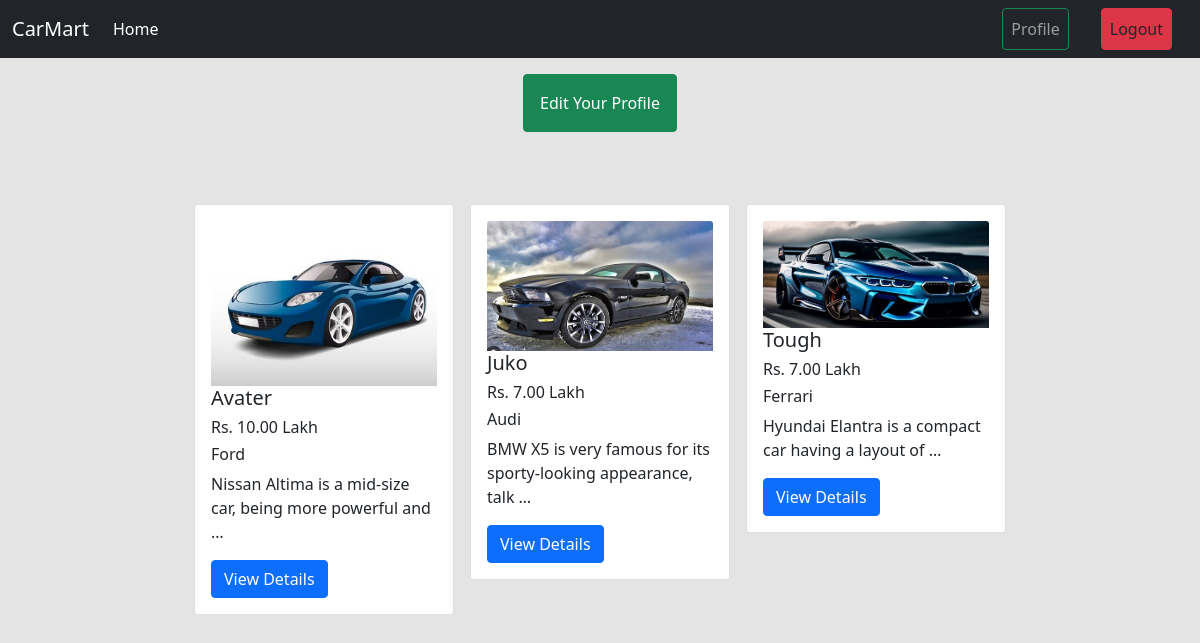
The app's page /authors/profile/ (signed in), older data.
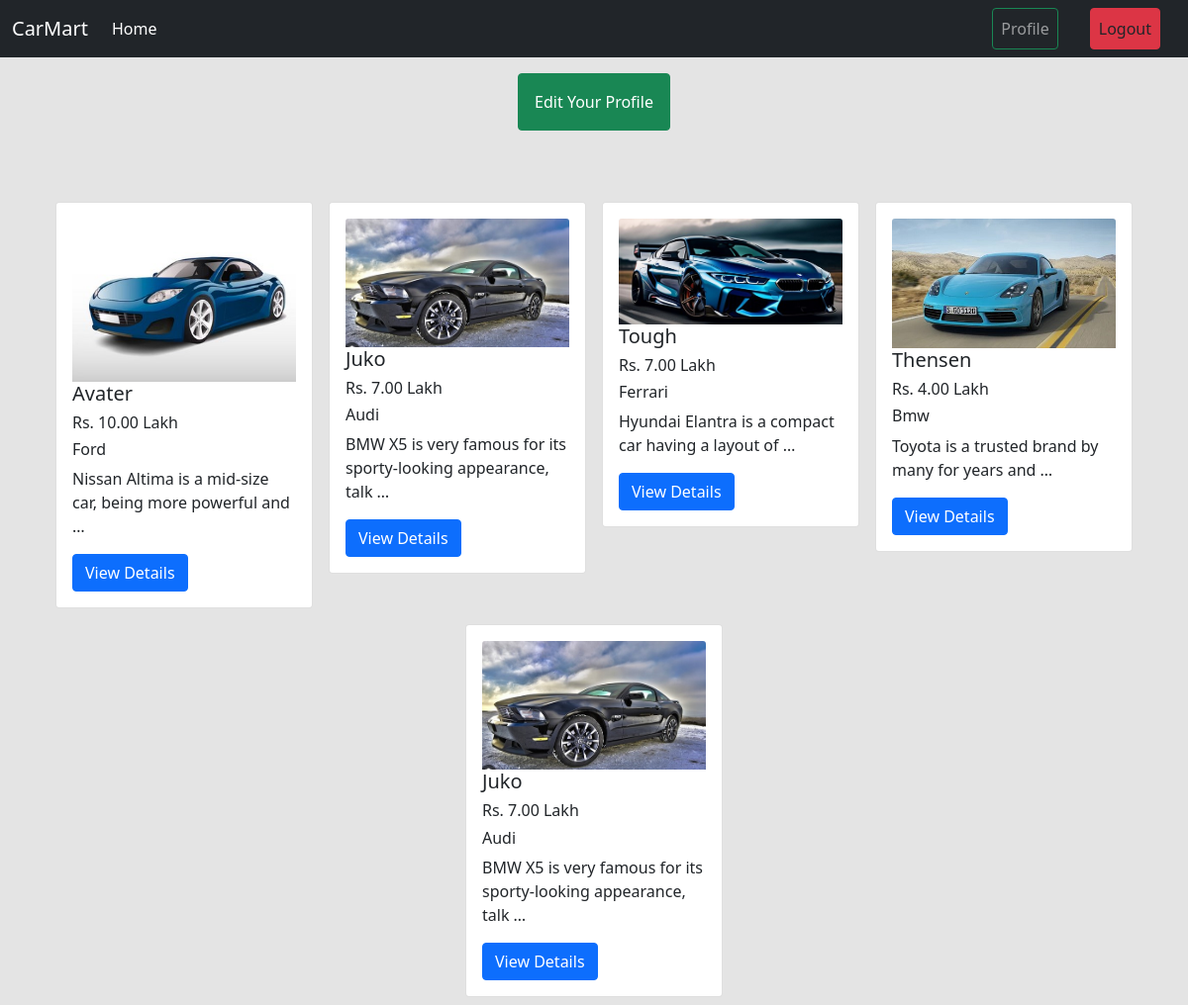
The same page, newer data.
### purches/models.py (models this page shows, shortened)
class Purchase(models.Model):
    user = models.ForeignKey(User, on_delete=models.CASCADE)
    car = models.ForeignKey(Car, on_delete=models.CASCADE)
    purchase_date = models.DateTimeField(auto_now_add=True)

### post/models.py (models this page shows, shortened)
class Car(models.Model):
    image = models.ImageField(upload_to='post/media/uploads/', blank = True, null = True)
    name = models.CharField(max_length=50)
    description = models.TextField(max_length=1000)
    price = models.DecimalField(max_digits=10, decimal_places=2)
    quantity = models.PositiveIntegerField()
    brand_name = models.ForeignKey(Category, on_delete=models.CASCADE)

### categorys/models.py (models this page shows)
class Category(models.Model):
    name = models.CharField(max_length=100)
    slug = models.SlugField(max_length=100,unique=True, null=True, blank=True)
    def __str__(self):
        return self.name

### app_users/views.py (the view)
# urls.py: path('profile/', views.profile, name='profile'),
@login_required
def profile(request):
    purchases = Purchase.objects.filter(user=request.user)
    return render(request, 'profile.html', {'purchases': purchases})

### app_users/templates/profile.html
{% extends 'base.html' %}
{% load crispy_forms_tags %}
{% block content %}
<div class="p-3 d-flex justify-content-center">
  <a class="btn btn-success p-3" href="{% url 'edit_profile' %}">
    Edit Your Profile
  </a>
</div>
<div class="d-flex flex-wrap justify-content-center px-5 pt-5">
  {% if purchases %}
    {% for d in purchases %}
    <div class="col-sm-3">
      <div class="card m-2">
        <div class="card-body">
          <img style="width: 100%;" src="{{d.car.image.url}}" class="card-img-top" alt="">
          <h5 class="card-title">{{d.car.name}}</h5>
          <h6 class="card-title">Rs. {{d.car.price}} Lakh
          </h6>
          <h6 class="card-title">{{d.car.brand_name}}</h6>
          <p class="card-text">{{d.car.description| truncatewords:10}}</p>
          <a href="{% url 'details' d.car.id %}" class="btn btn-primary">View Details</a>
        </div>
      </div>
    </div>
    {% endfor %}
  {% else %}
    <p class="text-center">No posts available</p>
  {% endif %}
</div>
{% endblock %}

### templates/base.html (shortened to what this page needs)
<!DOCTYPE html>
<html lang="en">
  <head>
    <link
      href="https://cdn.jsdelivr.net/npm/bootstrap@5.0.2/dist/css/bootstrap.min.css"
      rel="stylesheet"
    />
  </head>
  <body style="background-color : #e4e4e4">
    <nav class="navbar navbar-expand-lg navbar-dark bg-dark">
      <div class="container-fluid">
        <a class="navbar-brand" href="{% url 'homepage' %}">CarMart</a>
        <div class="collapse navbar-collapse" id="navbarSupportedContent">
          <ul class="navbar-nav me-auto mb-2 mb-lg-0">
            <li class="nav-item">
              <a
                class="nav-link active"
                aria-current="page"
                href="{% url 'homepage' %}"
                >Home</a
              >
            </li>
          </ul>
          <div class="d-flex">
            <ul class="navbar-nav me-auto mb-2 mb-lg-0">
              {% if request.user.is_authenticated %}
              <li class="nav-item mx-3">
                <a
                  class="nav-link btn btn-outline-success"
                  href="{% url 'profile' %}"
                  >Profile</a
                >
              </li>
              <li class="nav-item mx-3">
                <a
                  class="nav-link btn btn-danger text-dark"
                  href="{% url 'user_logout' %}"
                  >Logout</a
                >
              </li>
              {% endif %}
            </ul>
          </div>
        </div>
      </div>
    </nav>
    {% block content %} {% endblock %}
  </body>
</html>

Row changes from the older to the newer data that the page shows:
added Purchase: car.image (picture), car.name "Thensen", car.price "4.00", car.brand_name "Bmw", car.description "Toyota is a trusted brand by many for years and …"
added Purchase: car.image (picture), car.name "Juko", car.price "7.00", car.brand_name "Audi", car.description "BMW X5 is very famous for its sporty-looking appearance, talk …"
